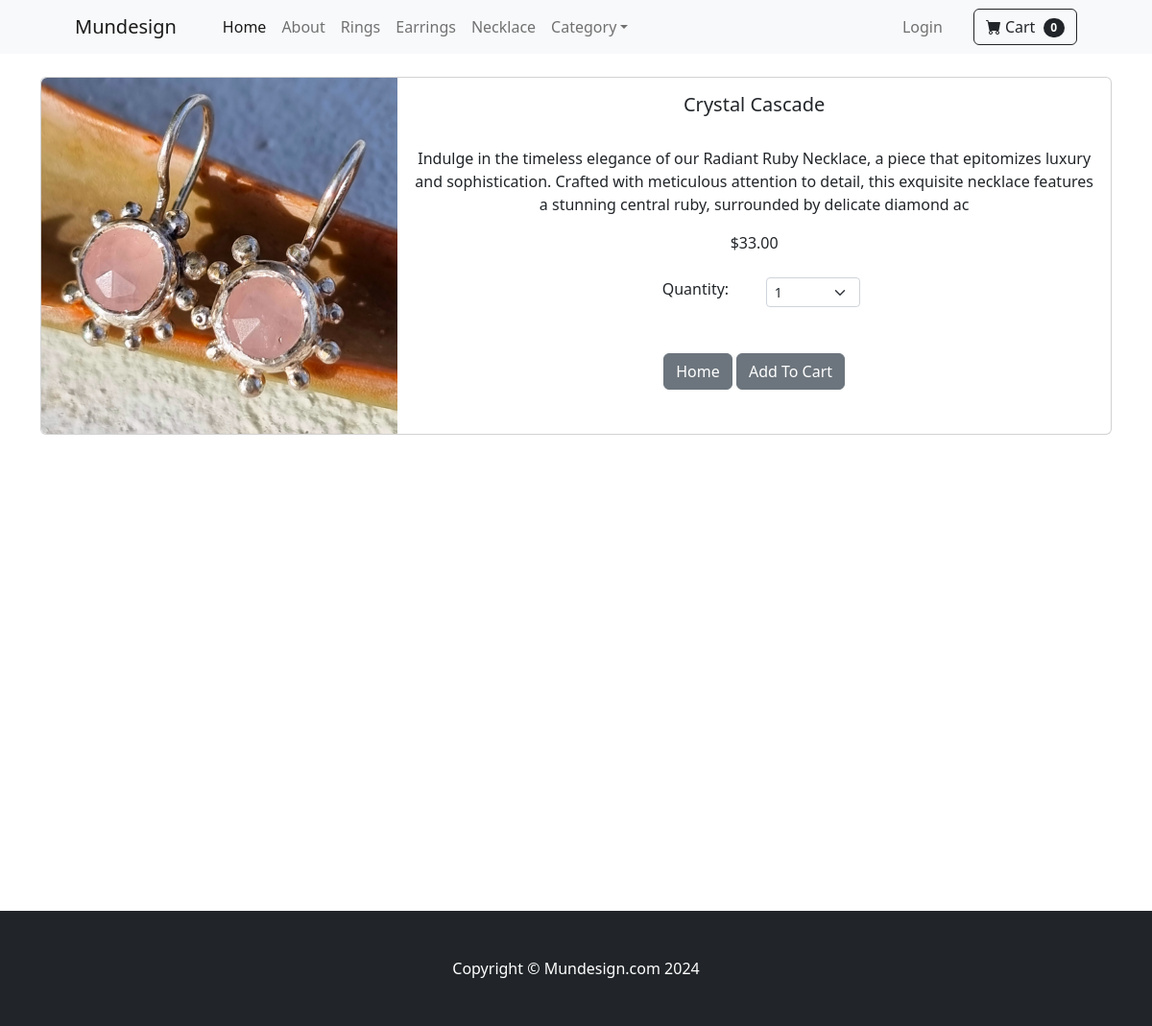
The page /store/product/4 on the database its author committed.
### store/models.py (models this page shows, shortened)
class Product(models.Model):
    name = models.CharField(max_length=200)
    category= models.ForeignKey(Category,on_delete=models.CASCADE,default=1)
    price = models.DecimalField(max_digits=10, decimal_places=2,default=0)
    description = models.TextField(default='',blank=True,null=True)
    image = models.ImageField(upload_to='media/uploads/product')
    is_sale = models.BooleanField(default=False)
    sale_price = models.DecimalField(max_digits=10, decimal_places=2,default=0)

### store/views.py (the view)
# urls.py: path('product/<int:pk>', views.product, name='product'),
def product(request,pk):
	product = Product.objects.get(id=pk)
	return render(request, 'store/product.html', {'product':product})

### cart/cart.py (called while the page is built)
	def __len__(self):
		return len(self.cart)

### cart/context_processors.py (called while the page is built)
def cart(request):
	return {'cart': Cart(request)}

### store/templates/store/product.html (shortened to what this page needs)
{% extends 'store/base.html' %}
{% block content %}
<div class="container">
<br/>
<div class="card mb-3">
  <div class="row g-0">
    <div class="col-md-4">
      <img src="{{ product.image.url }}" class="img-fluid rounded-start" alt="...">
    </div>
    <div class="col-md-8">
      <div class="card-body">
        <center>
        <h5 class="card-title">{{ product.name }}</h5>
        <br/>
        <p class="card-text justified">{{ product.description }}</p>
        {% if product.is_sale %}
        <div class="d-flex justify-content-center small text-warning mb-2">
                <div class="bi-star-fill"></div>
                &nbsp;&nbsp;Sale!&nbsp;&nbsp;
                <div class="bi-star-fill"></div>
                </div>
                <strike>
                ${{ product.price }}
                </strike>
                &nbsp;
                ${{ product.sale_price }}
        {% else %}
            ${{ product.price }}
        {% endif %}
            <br/><br/>
<div class="row justify-content-center">
    <div class="col-md-2">Quantity:</div>
                <div class="col-md-2">
                <select class="form-select form-select-sm" id="qty-cart">
                  <option value="1">1</option>
                </select>
                </div>
            </div>
            <br/><br/>
        <a href="{% url 'store'%}" class="btn btn-secondary">Home</a>
        <button type="button" value="{{ product.id }}" class="btn btn-secondary" id="add-cart">Add To Cart</button>
    </center>
      </div>
    </div>
  </div>
</div>
</div>
<br/><br/><br/><br/><br/><br/><br/><br/><br/><br/><br/><br/><br/><br/><br/><br/><br/><br/><br/><br/>
{% endblock %}

### rows shown on the page
Product: image (picture), name "Crystal Cascade", description "Indulge in the timeless elegance of our Radiant Ruby Necklace, a piece that epitomizes luxury and sophistication. Crafted with meticulous attention to detail, this exquisite necklace features a stunning central ruby, surrounded by delicate diamond ac", price "33.00"

### other values the page prints
{{ cart|length }} "0"
